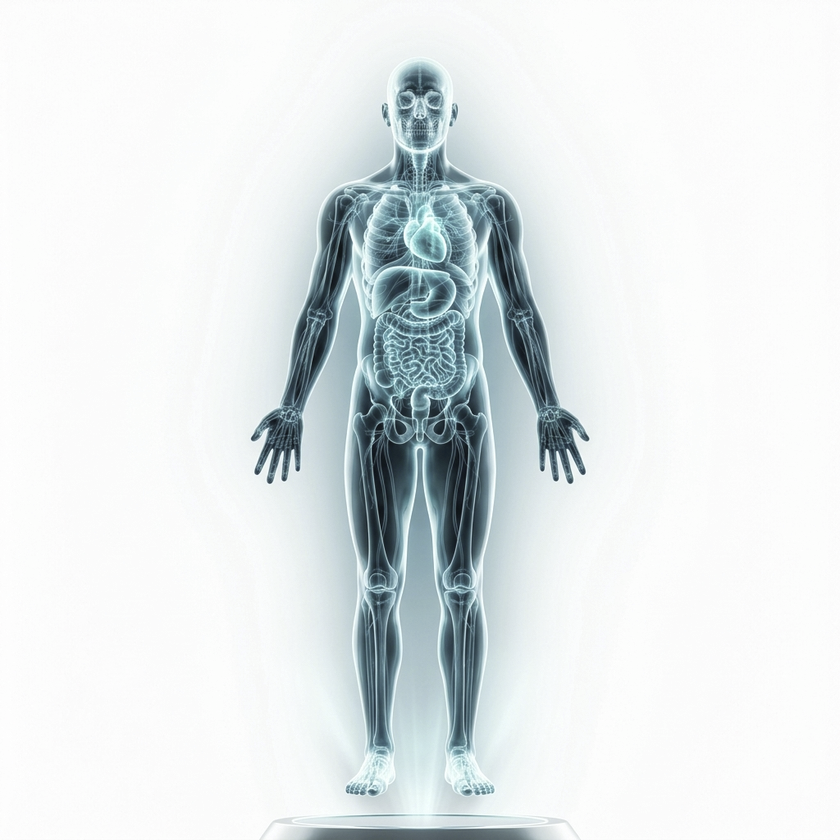
#> input picture public/hologram_transparent.png, 840 x 840 px, shrunk from 1024 x 1024 before the run, found by its file name
$ python clean_image_border.py
#> lines starting #> are read from the running program, lines starting #| are printed output that depends on the picture
from PIL import Image

def clear_border(image_path, margin=15):
#> called with margin = 15
    img = Image.open(image_path).convert("RGBA")
#> img is the input picture: PIL image 840x840 RGBA; mean R, G, B, A 4.6, 71.3, 47.9, 29.4
    pixels = img.load()
    width, height = img.size
#> width = 840; height = 840

    for x in range(width):
        for y in range(margin):
            pixels[x, y] = (0, 0, 0, 0)
            pixels[x, height - 1 - y] = (0, 0, 0, 0)

    for y in range(height):
        for x in range(margin):
            pixels[x, y] = (0, 0, 0, 0)
            pixels[width - 1 - x, y] = (0, 0, 0, 0)

    img.save(image_path)
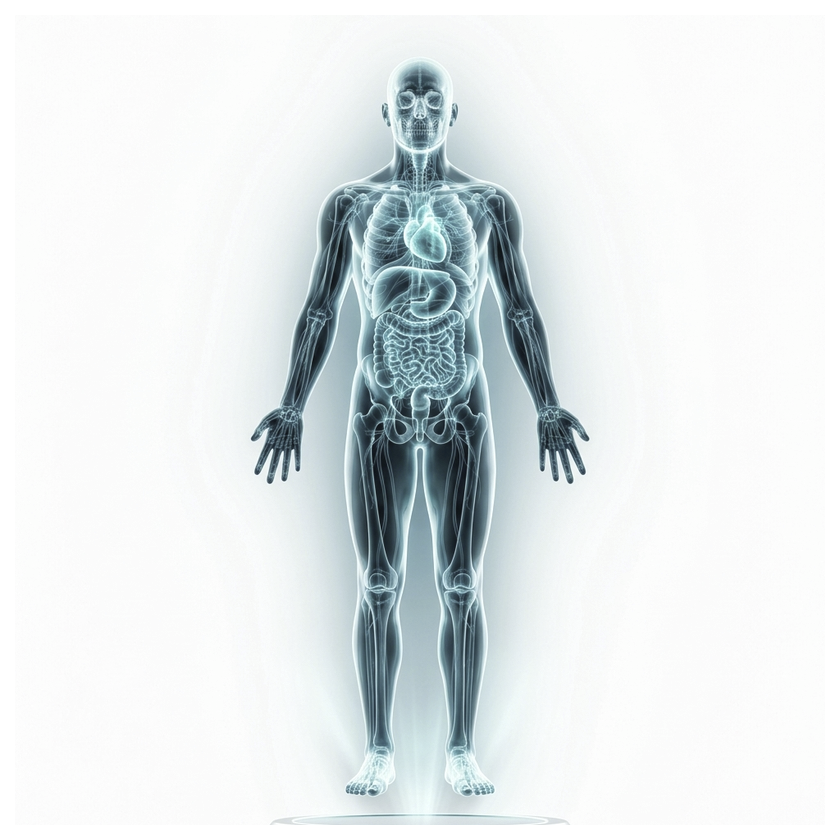
#> saved as hologram_transparent.png: PIL image 840x840 RGBA; mean R, G, B, A 3.7, 67.2, 46.1, 28.6; transparent parts drawn white
    print("Cleared border of", image_path)

clear_border("c:/Users/a6644/OneDrive/Documents/Ember2/public/hologram_transparent.png", 15)
